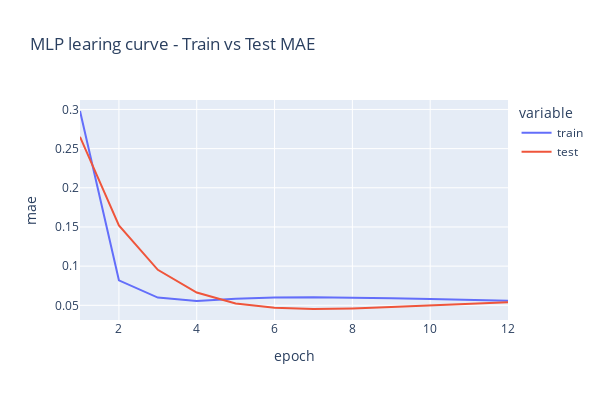

The code cell stored with this chart in its notebook:
### Code cell
# plot mlp learnig curve
title='MLP learing curve - Train vs Test MAE'
mlp_learnig_curve_plot(history,title).show()

### Figure 1 — Plotly figure (JSON) as saved in the notebook; plotly's stock layout.template omitted (floating-point values rounded to 4 significant figures)
{"data": [{"hovertemplate": "variable=train<br>epoch=%{x}<br>mae=%{y}<extra></extra>", "legendgroup": "train", "line": {"color": "#636efa", "dash": "solid"}, "marker": {"symbol": "circle"}, "mode": "lines", "name": "train", "orientation": "v", "showlegend": true, "type": "scatter", "x": [1, 2, 3, 4, 5, 6, 7, 8, 9, 10, 11, 12], "xaxis": "x", "y": [0.298, 0.08189, 0.05982, 0.05542, 0.05824, 0.05985, 0.06036, 0.06007, 0.05914, 0.05802, 0.05676, 0.0557], "yaxis": "y"}, {"hovertemplate": "variable=test<br>epoch=%{x}<br>mae=%{y}<extra></extra>", "legendgroup": "test", "line": {"color": "#EF553B", "dash": "solid"}, "marker": {"symbol": "circle"}, "mode": "lines", "name": "test", "orientation": "v", "showlegend": true, "type": "scatter", "x": [1, 2, 3, 4, 5, 6, 7, 8, 9, 10, 11, 12], "xaxis": "x", "y": [0.2651, 0.1521, 0.09532, 0.06634, 0.05241, 0.04685, 0.04528, 0.04606, 0.04783, 0.04983, 0.05153, 0.05383], "yaxis": "y"}], "layout": {"height": 400, "legend": {"title": {"text": "variable"}, "tracegroupgap": 0}, "title": {"text": "MLP learing curve - Train vs Test MAE"}, "width": 600, "xaxis": {"anchor": "y", "autorange": true, "domain": [0, 1], "range": [1, 12], "title": {"text": "epoch"}, "type": "linear"}, "yaxis": {"anchor": "x", "autorange": true, "domain": [0, 1], "nticks": 10, "range": [0.03124, 0.312], "title": {"text": "mae"}, "type": "linear"}}}
